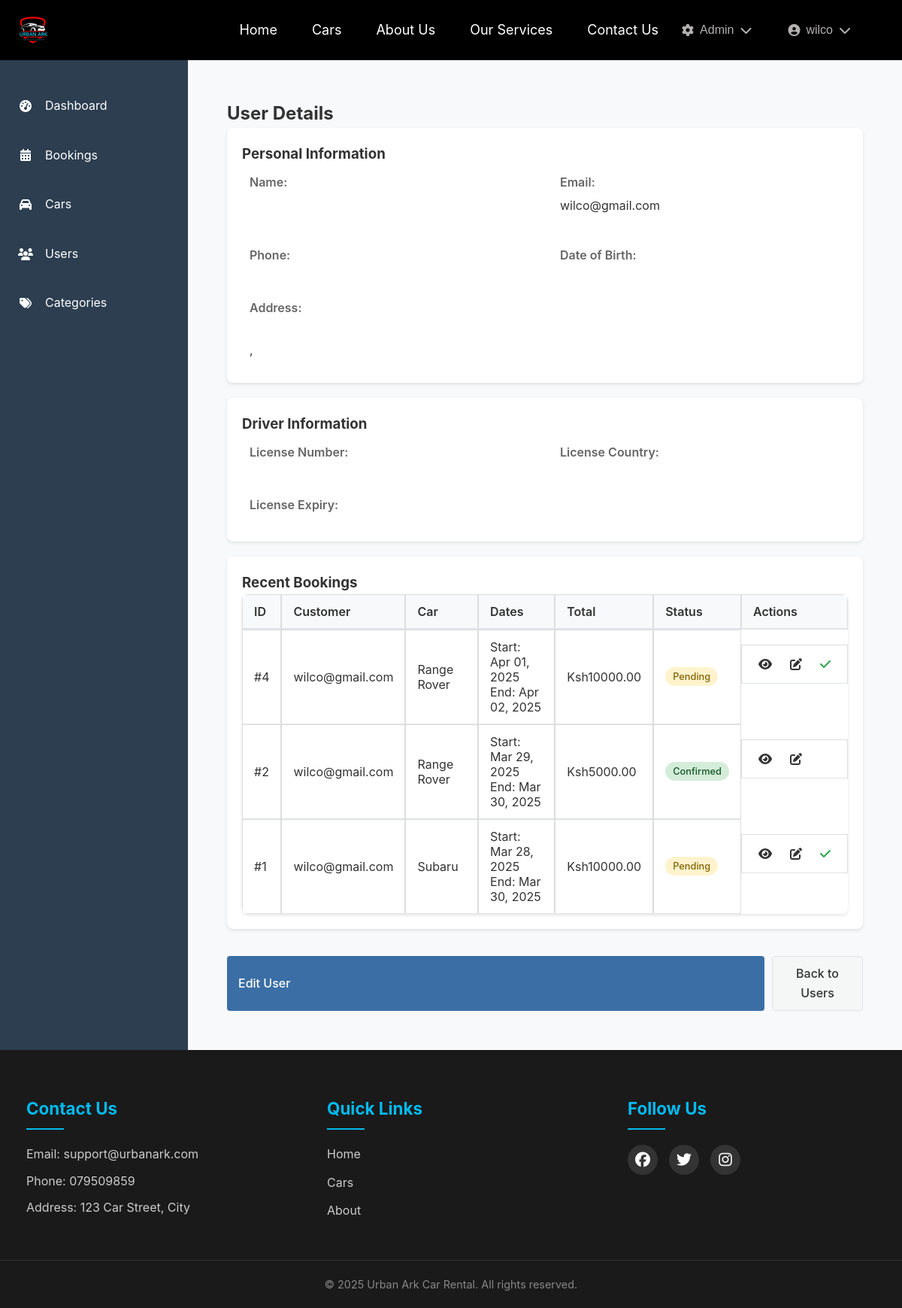
Screenshot of /users/admin/users/1/ (signed in) with the database file from the repository.
### users/models.py (models this page shows, shortened)
class CustomUser(AbstractUser):
    USER_TYPE_CHOICES = (
        ('customer', 'Customer'),
        ('admin', 'Admin'),
        ('staff', 'Staff')
    )
    GENDER_CHOICES = [
        ('male', 'Male'),
        ('female', 'Female'),
        ('other', 'Other')
    ]
    user_type = models.CharField(max_length=20, choices=USER_TYPE_CHOICES, default='customer')
    email = models.EmailField(_('email address'), unique=True)
    gender = models.CharField(max_length=10, choices=GENDER_CHOICES, blank=True, null=True)
    date_of_birth = models.DateField(_('date of birth'), null=True, blank=True)
    profile_picture = models.ImageField(upload_to='profile_pics/', null=True, blank=True)
    is_verified = models.BooleanField(default=False)
    phone_regex = RegexValidator(
        regex=r'^\+?1?\d{9,15}$',
        message="Phone number must be entered in the format: '+999999999'. Up to 15 digits allowed."
    )
    phone_number = models.CharField(validators=[phone_regex], max_length=17, blank=True)
    emergency_contact = models.CharField(max_length=100, blank=True)
    emergency_phone = models.CharField(validators=[phone_regex], max_length=17, blank=True)
    street_address = models.CharField(max_length=255, blank=True)
    city = models.CharField(max_length=100, blank=True)
    postal_code = models.CharField(max_length=10, blank=True)
    country = models.CharField(max_length=100, blank=True)
    license_number = models.CharField(max_length=50, blank=True)
    license_country = models.CharField(max_length=100, blank=True)
    license_expiry = models.DateField(null=True, blank=True)
    license_image = models.ImageField(upload_to='licenses/', null=True, blank=True)
    has_international_permit = models.BooleanField(default=False)
    international_permit_number = models.CharField(max_length=50, blank=True)
    international_permit_expiry = models.DateField(null=True, blank=True)
    USERNAME_FIELD = 'email'
    REQUIRED_FIELDS = ['username']
    class Meta:
        verbose_name = _('user')
        verbose_name_plural = _('users')

### cars/models.py (models this page shows, shortened)
class Booking(models.Model):
    STATUS_CHOICES = [
        ('pending', 'Pending'),
        ('confirmed', 'Confirmed'),
        ('active', 'Active'),
        ('completed', 'Completed'),
        ('overdue', 'Overdue'),
        ('returned', 'Returned'),
        ('cancelled', 'Cancelled')
    ]
    user = models.ForeignKey(
        settings.AUTH_USER_MODEL,
        on_delete=models.CASCADE,
        related_name='bookings'  # Add this line
    )
    car = models.ForeignKey(Car, on_delete=models.CASCADE)
    start_date = models.DateTimeField()
    end_date = models.DateTimeField()
    actual_return_date = models.DateTimeField(null=True, blank=True)
    total_cost = models.DecimalField(max_digits=10, decimal_places=2)
    status = models.CharField(max_length=20, choices=STATUS_CHOICES, default='pending')
    booking_date = models.DateTimeField(auto_now_add=True)
    is_late = models.BooleanField(default=False)
    late_fees = models.DecimalField(max_digits=10, decimal_places=2, default=0)
    penalty_paid = models.BooleanField(default=False)

class Car(models.Model):
    TRANSMISSION_CHOICES = [
        ('auto', 'Automatic'),
        ('manual', 'Manual')
    ]
    FUEL_CHOICES = [
        ('petrol', 'Petrol'),
        ('diesel', 'Diesel'),
        ('hybrid', 'Hybrid'),
        ('electric', 'Electric')
    ]
    name = models.CharField(max_length=200)
    make = models.CharField(max_length=100)
    model = models.CharField(max_length=100)
    description = models.TextField(blank=True)
    category = models.ForeignKey(CarCategory, on_delete=models.CASCADE)
    year = models.IntegerField(
        validators=[
            MinValueValidator(1990),
            MaxValueValidator(2025)
        ]
    )
    transmission = models.CharField(max_length=10, choices=TRANSMISSION_CHOICES)
    fuel_type = models.CharField(max_length=10, choices=FUEL_CHOICES)
    seats = models.IntegerField()
    daily_rate = models.DecimalField(max_digits=10, decimal_places=2)
    image = models.ImageField(upload_to='car_images/', null=True, blank=True)
    quantity = models.PositiveIntegerField(default=1, help_text="Total number of units")
    booked_units = models.PositiveIntegerField(default=0, help_text="Number of currently booked units")

### users/views.py (the view)
# urls.py: path('admin/users/<int:user_id>/', views.admin_user_detail, name='admin_user_detail'),
@user_passes_test(is_admin)
def admin_user_detail(request, user_id):
    user = get_object_or_404(User, id=user_id)
    bookings = user.bookings.all().order_by('-booking_date') if hasattr(user, 'bookings') else []
    return render(request, 'admin/user_detail.html', {
        'user_detail': user,
        'bookings': bookings
    })

### templates/admin/user_detail.html (shortened to what this page needs)
{% extends 'admin/base_admin.html' %}
{% load static %}
{% block admin_content %}
<div class="user-detail">
    <h2>User Details</h2>
    <div class="detail-section">
        <h3>Personal Information</h3>
        <div class="info-grid">
            <div class="info-item">
                <label>Name:</label>
            </div>
            <div class="info-item">
                <label>Email:</label>
                <span>{{ user_detail.email }}</span>
            </div>
            <div class="info-item">
                <label>Phone:</label>
            </div>
            <div class="info-item">
                <label>Date of Birth:</label>
            </div>
            <div class="info-item">
                <label>Address:</label>
                <span>{{ user_detail.street_address }}<br>
                      {{ user_detail.city }}, {{ user_detail.postal_code }}<br>
                      {{ user_detail.country }}</span>
            </div>
        </div>
    </div>
    <div class="detail-section">
        <h3>Driver Information</h3>
        <div class="info-grid">
            <div class="info-item">
                <label>License Number:</label>
            </div>
            <div class="info-item">
                <label>License Country:</label>
            </div>
            <div class="info-item">
                <label>License Expiry:</label>
            </div>
        </div>
    </div>
    <div class="detail-section">
        <h3>Recent Bookings</h3>
        {% if bookings %}
        <div class="table-responsive">
            <table class="admin-table">
                <thead>
                    <tr>
                        <th>ID</th>
                        <th>Customer</th>
                        <th>Car</th>
                        <th>Dates</th>
                        <th>Total</th>
                        <th>Status</th>
                        <th>Actions</th>
                    </tr>
                </thead>
                <tbody>
                    {% for booking in bookings %}
                    <tr>
                        <td>#{{ booking.id }}</td>
                        <td>{{ booking.user.email }}</td>
                        <td>{{ booking.car.name }}</td>
                        <td>
                            <div>Start: {{ booking.start_date|date:"M d, Y" }}</div>
                            <div>End: {{ booking.end_date|date:"M d, Y" }}</div>
                        </td>
                        <td>Ksh{{ booking.total_cost }}</td>
                        <td><span class="status-badge {{ booking.status }}">{{ booking.status|title }}</span></td>
                        <td class="actions">
                            <a href="{% url 'admin_booking_detail' booking.id %}" class="btn-icon">
                                <i class="fas fa-eye" title="View Details"></i>
                            </a>
                            <a href="{% url 'admin_booking_edit' booking.id %}" class="btn-icon">
                                <i class="fas fa-edit" title="Edit"></i>
                            </a>
                            {% if booking.status == 'pending' %}
                            <a href="{% url 'admin_booking_confirm' booking.id %}" class="btn-icon confirm">
                                <i class="fas fa-check" title="Confirm"></i>
                            </a>
                            {% endif %}
                        </td>
                    </tr>
                    {% endfor %}
                </tbody>
            </table>
        </div>
        {% else %}
            <p class="no-data">No bookings found for this user.</p>
        {% endif %}
    </div>
    <div class="admin-actions">
        <a href="{% url 'admin_user_edit' user_detail.id %}" class="btn btn-primary">Edit User</a>
        <a href="{% url 'admin_users' %}" class="btn btn-secondary">Back to Users</a>
    </div>
</div>
{% endblock %}

### templates/base.html (shortened to what this page needs)
<html lang="en">
<head>
    {% load static %}
    <link rel="stylesheet" href="{% static 'css/style.css' %}">
    <link rel="stylesheet" href="{% static 'css/home.css' %}">
    <link rel="stylesheet" href="{% static 'css/about.css' %}">
    <link rel="stylesheet" href="{% static 'css/contact.css' %}">
    <link rel="stylesheet" href="https://cdnjs.cloudflare.com/ajax/libs/font-awesome/6.7.2/css/all.min.css">
    {% block extra_css %}{% endblock %}
</head>
<body>
    <header class="header">
        <div class="logo-container">
            <a href="{% url 'home' %}">
                <img src="{% static 'img/logo.png' %}" alt="Urban Ark Logo" class="logo">
            </a>
        </div>
        <nav class="navbar">
            <div class="nav-links">
                <a href="{% url 'home' %}" class="{% if request.resolver_match.url_name == 'home' %}active{% endif %}">Home</a>
                <a href="{% url 'car_list' %}" class="{% if request.resolver_match.url_name == 'car_list' %}active{% endif %}">Cars</a>
                <a href="{% url 'about' %}" class="{% if request.resolver_match.url_name == 'about' %}active{% endif %}">About Us</a>
                <a href="{% url 'services' %}" class="{% if request.resolver_match.url_name == 'services' %}active{% endif %}">Our Services</a>
                <a href="{% url 'contact' %}" class="{% if request.resolver_match.url_name == 'contact' %}active{% endif %}">Contact Us</a>
            </div>
            {% if user.is_authenticated %}
            <div class="nav-right">
                {% if user.is_staff %}
                <div class="dropdown">
                    <button class="dropbtn">
                        <i class="fas fa-cog"></i> Admin
                        <i class="fas fa-chevron-down"></i>
                    </button>
                </div>
                {% endif %}
                <div class="dropdown">
                    <button class="dropbtn user-menu-btn">
                        {% if user.profile_picture %}
                            <img src="{{ user.profile_picture.url }}" alt="Profile" class="profile-pic">
                        {% else %}
                            <i class="fas fa-user-circle"></i>
                        {% endif %}
                        {{ user.get_full_name|default:user.username }}
                        <i class="fas fa-chevron-down"></i>
                    </button>
                </div>
            </div>
            {% else %}
            <div class="nav-right">
                <a href="{% url 'login' %}" class="login-btn">Login</a>
                <a href="{% url 'register' %}" class="register-btn">Register</a>
            </div>
            {% endif %}
        </nav>
    </header>
    <div class="content">
        {% block content %}
        {% endblock %}
    </div>
    <footer class="site-footer">
        <div class="footer-content">
            <div class="footer-section">
                <h3>Contact Us</h3>
                <p>Email: support@urbanark.com</p>
                <p>Phone: 079509859</p>
                <p>Address: 123 Car Street, City</p>
            </div>
            <div class="footer-section">
                <h3>Quick Links</h3>
                <ul>
                    <li><a href="{% url 'home' %}">Home</a></li>
                    <li><a href="{% url 'car_list' %}">Cars</a></li>
                    <li><a href="{% url 'about' %}">About</a></li>
                </ul>
            </div>
            <div class="footer-section">
                <h3>Follow Us</h3>
                <div class="social-links">
                    <a href="#"><i class="fab fa-facebook"></i></a>
                    <a href="#"><i class="fab fa-twitter"></i></a>
                    <a href="#"><i class="fab fa-instagram"></i></a>
                </div>
            </div>
        </div>
        <div class="footer-bottom">
            <p>&copy; <span id="year"></span> Urban Ark Car Rental. All rights reserved.</p>
        </div>
    </footer>
</body>
</html>

### rows the page displays
CustomUser: get_full_name "wilco", email "wilco@gmail.com"
Booking: id "4", user.email "wilco@gmail.com", car.name "Range Rover", start_date "Apr 01, 2025", end_date "Apr 02, 2025", total_cost "10000.00", status "Pending"
Booking: id "2", user.email "wilco@gmail.com", car.name "Range Rover", start_date "Mar 29, 2025", end_date "Mar 30, 2025", total_cost "5000.00", status "Confirmed"
Booking: id "1", user.email "wilco@gmail.com", car.name "Subaru", start_date "Mar 28, 2025", end_date "Mar 30, 2025", total_cost "10000.00", status "Pending"
